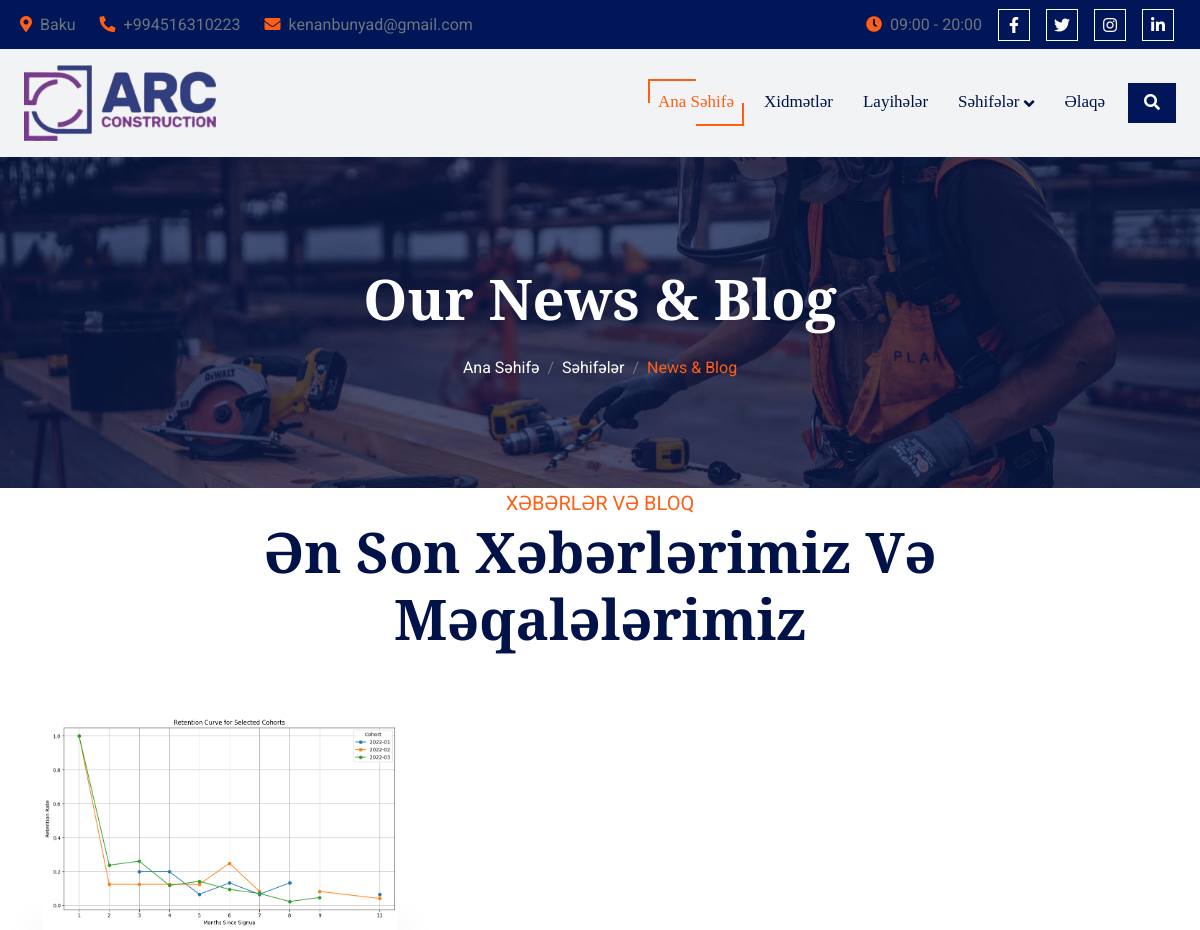
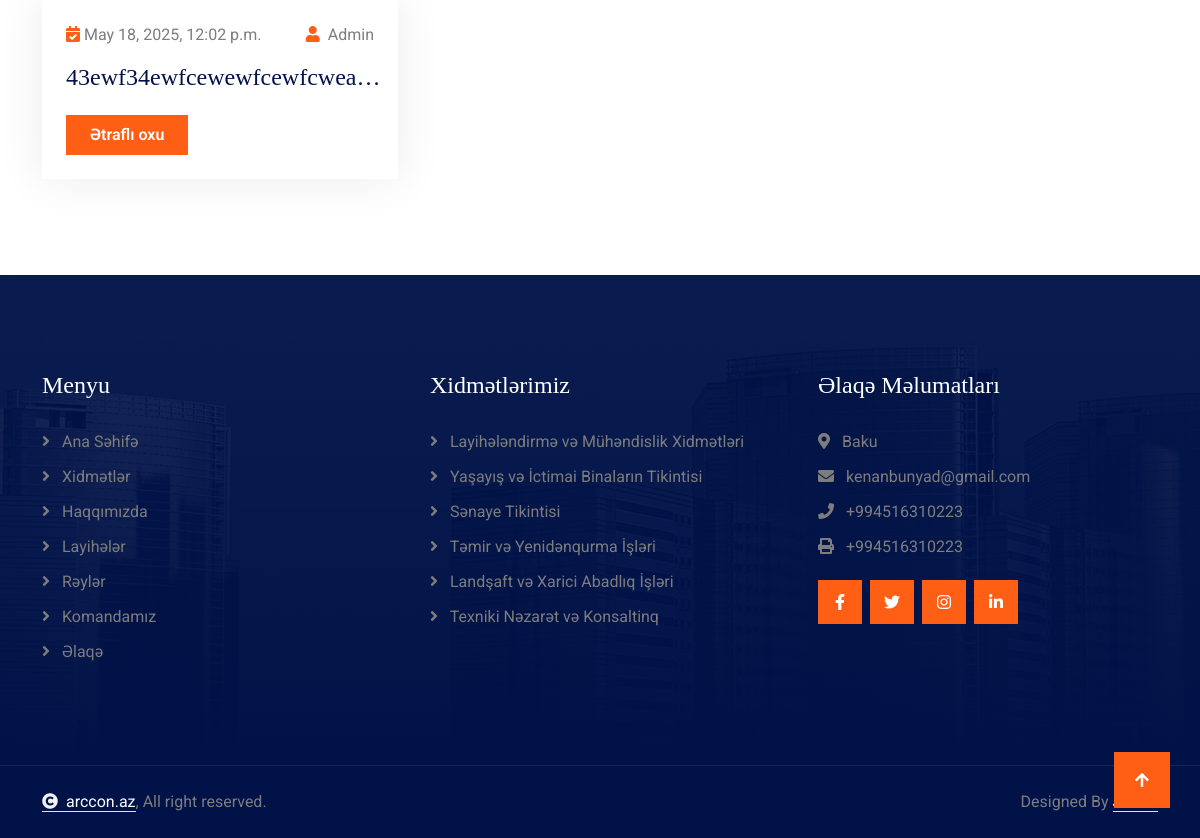
/blog/, run on an earlier commit of the app's database (2 pictures, top to bottom).
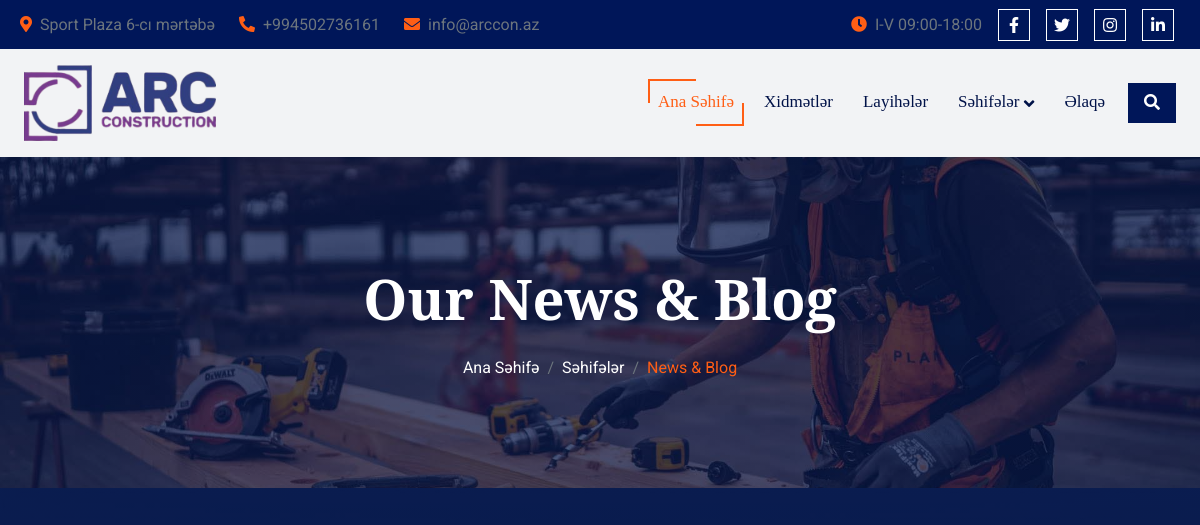
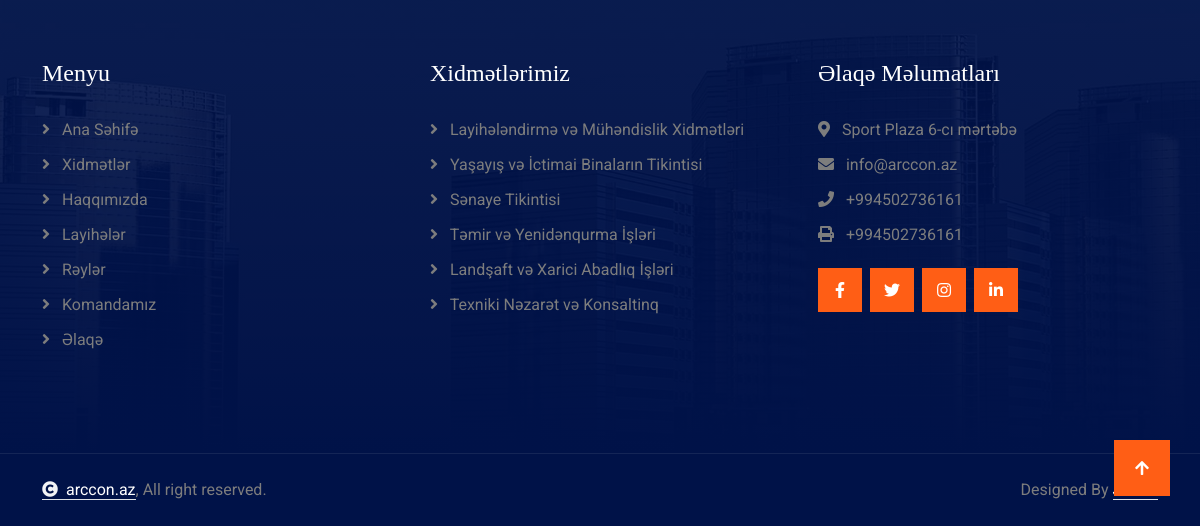
And on a later commit of the database (2 pictures, top to bottom).
### core/models.py (models this page shows, shortened)
class CompanyInfo(models.Model):
    email = models.EmailField()
    phone = models.CharField(max_length=20)
    location = models.CharField(max_length=255)
    working_hours = models.CharField(max_length=100)
    class Meta:
        verbose_name = "Company Info"
        verbose_name_plural = "Company Info"

class Blog(models.Model):
    title = models.CharField(max_length=255)
    content = models.TextField()
    image = models.ImageField(upload_to='blog/')
    created_at = models.DateTimeField(default=timezone.now)
    class Meta:
        verbose_name = "Blog"
        verbose_name_plural = "Blogs"

### core/views.py (the view)
# urls.py: 2. Add a URL to urlpatterns:  path('blog/', include('blog.urls'))
def blog(request):
    blogs = Blog.objects.all()
    return render(request, 'blog.html', context={'blogs': blogs})

### core/context_processors.py (called while the page is built)
def company_info(request):
    company = CompanyInfo.objects.first()
    return {'company_info': company}

def social_media(request):
    social_media = SocialMedia.objects.first()
    return {'social_media': social_media}

### core/templates/blog.html (shortened to what this page needs)
{% extends 'base.html' %}
{% load static %}
{% block content %}
    <body>
        <div class="container-fluid bg-breadcrumb">
            <div class="container text-center py-5" style="max-width: 900px;">
                <h4 class="text-white display-4 mb-4 wow fadeInDown" data-wow-delay="0.1s">Our News & Blog</h4>
                <ol class="breadcrumb d-flex justify-content-center mb-0 wow fadeInDown" data-wow-delay="0.3s">
                    <li class="breadcrumb-item"><a href="{% url 'index' %}">Ana Səhifə</a></li>
                    <li class="breadcrumb-item"><a href="#">Səhifələr</a></li>
                    <li class="breadcrumb-item active text-secondary">News & Blog</li>
                </ol>
            </div>
        </div>
{% if blogs %}
<div class="container-fluid blog pb-5">
    <div class="container pb-5">
        <div class="text-center mx-auto pb-5 wow fadeInUp" data-wow-delay="0.2s" style="max-width: 800px;">
            <p class="text-uppercase text-secondary fs-5 mb-0">Xəbərlər və Bloq</p>
            <h2 class="display-4 text-capitalize mb-3">Ən son xəbərlərimiz və məqalələrimiz</h2>
        </div>
        <div class="row g-4">
            {% for blog in blogs %}
            <div class="col-lg-4 wow fadeInUp" data-wow-delay="0.2s">
                <div class="blog-item h-100">
                    <div class="blog-img">
                        <img src="{{ blog.image.url }}" class="img-fluid w-100" alt="">
                    </div>
                    <div class="blog-content p-4">
                        <div class="d-flex justify-content-between mb-3">
                            <p class="mb-0"><i class="fa fa-calendar-check text-secondary me-1"></i>{{ blog.created_at }}</p>
                            <p class="mb-0"><i class="fa fa-user text-secondary me-1"></i> Admin</p>
                        </div>
                        <a href="#" class="h4 d-block mb-4">{{ blog.content|truncatechars:25 }}</a>
                        <a class="btn btn-secondary py-2 px-4" href="#">Ətraflı oxu</a>
                    </div>
                </div>
            </div>
            {% endfor %}
        </div>
    </div>
</div>
{% endif %}
{% endblock %}

### core/templates/base.html (shortened to what the changed rows need)
<!DOCTYPE html>
{% load static %}
<html lang="en">
    <head>
        <link rel="stylesheet" href="https://use.fontawesome.com/releases/v5.15.4/css/all.css"/>
        <link href="https://cdn.jsdelivr.net/npm/bootstrap-icons@1.4.1/font/bootstrap-icons.css" rel="stylesheet">
        <link rel="stylesheet" href="https://cdnjs.cloudflare.com/ajax/libs/animate.css/4.1.1/animate.min.css"/>
        <link href="{% static 'lib/animate/animate.min.css' %}" rel="stylesheet">
        <link href="{% static 'lib/owlcarousel/assets/owl.carousel.min.css' %}" rel="stylesheet">
        <link href="{% static 'lib/lightbox/css/lightbox.min.css' %}" rel="stylesheet">
        <link href="{% static 'css/bootstrap.min.css' %}" rel="stylesheet">
        <link href="{% static 'css/style.css' %}" rel="stylesheet">
    </head>
    <body>
        <div class="container-fluid topbar d-none d-xl-block w-100">
            <div class="row gx-0 align-items-center" style="height: 45px;">
                <div class="col-lg-6 text-center text-lg-start mb-lg-0">
                    <div class="d-flex flex-wrap">
                        <a href="" class="text-muted me-4"><i class="fas fa-map-marker-alt text-secondary me-2"></i>{{ company_info.location }}</a>
                        <a href="" class="text-muted me-4"><i class="fas fa-phone-alt text-secondary me-2"></i>{{ company_info.phone }}</a>
                        <a href="" class="text-muted me-0"><i class="fas fa-envelope text-secondary me-2"></i>{{ company_info.email }}</a>
                    </div>
                </div>
                <div class="col-lg-6 text-center text-lg-end">
                    <div class="d-flex align-items-center justify-content-end">
                        <a href="#" class="text-muted me-3"><i class="fas fa-clock text-secondary me-2"></i>{{ company_info.working_hours }}</a>
                        <a href="{{ social_media.facebook }}" class="btn btn-primary btn-square border border-white me-3"><i class="fab fa-facebook-f"></i></a>
                        <a href="{{ social_media.twitter }}" class="btn btn-primary btn-square border border-white me-3"><i class="fab fa-twitter"></i></a>
                        <a href="{{ social_media.instagram }}" class="btn btn-primary btn-square border border-white me-3"><i class="fab fa-instagram"></i></a>
                        <a href="{{ social_media.linkedin }}" class="btn btn-primary btn-square border border-white me-3"><i class="fab fa-linkedin-in"></i></a>
                    </div>
                </div>
            </div>
        </div>
        {% block content %}
        {% endblock %}
        <div class="container-fluid footer py-5 wow fadeIn" data-wow-delay="0.2s">
            <div class="container py-5">
                <div class="row g-5">
                    <div class="col-md-6 col-lg-6 col-xl-4">
                        <div class="footer-item d-flex flex-column">
                            <h4 class="text-white mb-4">Əlaqə Məlumatları</h4>
                            <a href=""><i class="fa fa-map-marker-alt me-2"></i> {{ company_info.location }}</a>
                            <a href=""><i class="fas fa-envelope me-2"></i> {{ company_info.email }}</a>
                            <a href=""><i class="fas fa-phone me-2"></i> {{ company_info.phone }}</a>
                            <a href="" class="mb-3"><i class="fas fa-print me-2"></i> {{ company_info.phone }}</a>
                            <div class="footer-btn d-flex align-items-center">
                                <a class="btn btn-secondary btn-md-square me-2" href="{{ social_media.facebook }}"><i class="fab fa-facebook-f text-white"></i></a>
                                <a class="btn btn-secondary btn-md-square me-2" href="{{ social_media.twitter }}"><i class="fab fa-twitter text-white"></i></a>
                                <a class="btn btn-secondary btn-md-square me-2" href="{{ social_media.instagram }}"><i class="fab fa-instagram text-white"></i></a>
                                <a class="btn btn-secondary btn-md-square me-0" href="{{ social_media.linkedin }}"><i class="fab fa-linkedin-in text-white"></i></a>
                            </div>
                        </div>
                    </div>
                </div>
            </div>
        </div>
    </body>
</html>

What changed in the data, as far as the page shows it:
removed Blog: image (picture), created_at "May 18, 2025, 12:02 p.m.", content "43ewf34ewfcewewfcewfcwea…"
changed CompanyInfo: location "Baku" → "Sport Plaza 6-cı mərtəbə"; phone "+994516310223" → "+994502736161"; email "kenanbunyad@gmail.com" → "info@arccon.az"; working_hours "09:00 - 20:00" → "I-V 09:00-18:00"
Also different on the page:
text no longer shown: "XƏBƏRLƏR VƏ BLOQ Ən Son Xəbərlərimiz Və Məqalələrimiz"
